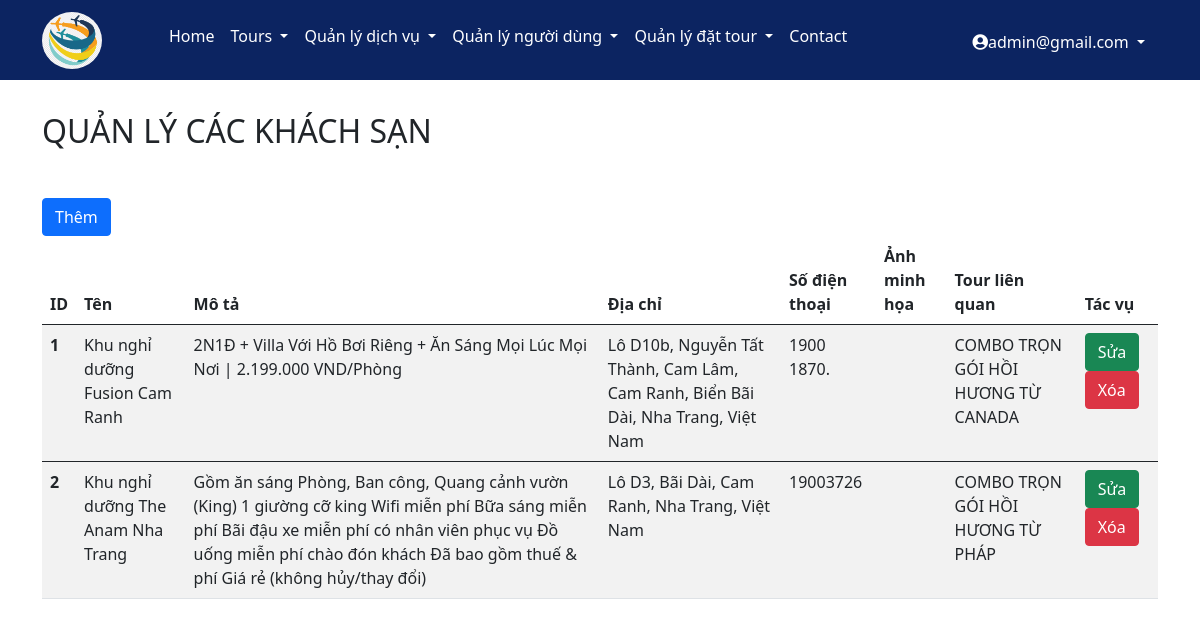
/admin/hotels.php (signed in), run on the app's committed database.
### tables this page shows
CREATE TABLE `hotels` (
  `hotelID` int(11) NOT NULL,
  `hotelName` varchar(100) DEFAULT NULL,
  `hotelLocation` varchar(100) DEFAULT NULL,
  `hotelDes` varchar(1000) DEFAULT NULL,
  `hotelPhone` char(12) DEFAULT NULL,
  `TourID` int(11) DEFAULT NULL,
  `Hotelimg` varchar(255) NOT NULL
);

CREATE TABLE `tours` (
  `TourID` int(11) NOT NULL,
  `TourName` varchar(500) DEFAULT NULL,
  `TourLocation` varchar(200) DEFAULT NULL,
  `TourVehicle` varchar(100) DEFAULT NULL,
  `TourDes` varchar(1000) DEFAULT NULL,
  `TourSchedule` varchar(1000) DEFAULT NULL,
  `TourImg` varchar(200) DEFAULT NULL,
  `GroupID` int(11) DEFAULT NULL,
  `TourStatus` tinyint(1) NOT NULL
);

### admin/hotels.php (the view, shortened to what this page needs)
<?php
include('header.php');
include('../config/connect.php');
?>
<div class="container my-main">
    <h2 class="text-uppercase my-title-ad">Quản lý các khách sạn</h2>
    <a href="add_hotel.php"><button type="button" class="btn btn-primary">Thêm</button></a>
    <table class="table table-striped">
        <thead>
            <tr>
                <th scope="col">ID</th>
                <th scope="col">Tên</th>
                <th scope="col">Mô tả</th>
                <th scope="col">Địa chỉ</th>
                <th scope="col">Số điện thoại</th>
                <th scope="col">Ảnh minh họa</th>
                <th scope="col">Tour liên quan</th>
                <th scope="col">Tác vụ</th>
            </tr>
        </thead>
        <?php
            $sql="select * from hotels";
            $result=mysqli_query($conn, $sql);
            if(mysqli_num_rows($result)>0){
                while($row=mysqli_fetch_assoc($result)){
                    $hotelID = $row['hotelID'];
                    $hotelName = $row['hotelName'];
                    $hotelLocation = $row['hotelLocation'];
                    $hotelPhone = $row['hotelPhone'];
                    $hotelDes = $row['hotelDes'];
                    $tourID = $row['TourID'];
                    $sql1 = "select TourName from tours where TourID = $tourID";
                    $result1 = mysqli_query($conn, $sql1);
                    $tourName='';
                    if(mysqli_num_rows($result1)>0){
                        while($row=mysqli_fetch_assoc($result1)){
                            $tourName = $row['TourName'];
                        }}
                    else echo $sql1;
        ?>
        <tbody>
            <tr>
                <th scope="row"><?php echo $hotelID ?></th>
                <td><?php echo $hotelName ?></td>
                <td><?php echo $hotelDes ?></td>
                <td><?php echo $hotelLocation ?></td>
                <td><?php echo $hotelPhone ?></td>
                <td>
                </td>
                <td><?php echo $tourName ?></td>
                <td>
                    <a href="edit_hotel.php?id=<?php echo $hotelID; ?>"><button type="button"
                            class="btn btn-success">Sửa</button></a>
                    <a href="delete_hotel.php?id=<?php echo $hotelID; ?>"
                        onclick="return confirm('Bạn chắc chắn muốn xóa?')"><button type="button"
                            class="btn btn-danger">Xóa</button></a>
                </td>
            </tr>
        </tbody>
        <?php }} ?>
    </table>
</div>
<?php
include('footer.php');
?>

### css/style.css (style rules this page uses)
:root { --my-color: #0c2461; }

### css/admin.css (style rules this page uses)
* { padding: 0; margin: 0; text-decoration: none; box-sizing: border-box; }
.my-main { margin-top: 32px; margin-bottom: 32px; }
.my-title-ad { margin-bottom: 48px; }

### data on the page
hotels: hotelID "1", hotelName "Khu nghỉ dưỡng Fusion Cam Ranh", hotelDes "2N1Đ + Villa Với Hồ Bơi Riêng + Ăn Sáng Mọi Lúc Mọi Nơi | 2.199.000 VND/Phòng", hotelLocation "Lô D10b, Nguyễn Tất Thành, Cam Lâm, Cam Ranh, Biển Bãi Dài, Nha Trang, Việt Nam", hotelPhone "1900 1870.", TourID.TourName "COMBO TRỌN GÓI HỒI HƯƠNG TỪ CANADA"
hotels: hotelID "2", hotelName "Khu nghỉ dưỡng The Anam Nha Trang", hotelDes "Gồm ăn sáng Phòng, Ban công, Quang cảnh vườn (King) 1 giường cỡ king Wifi miễn phí Bữa sáng miễn phí Bãi đậu xe miễn phí có nhân viên phục vụ Đồ uống miễn phí chào đón khách Đã bao gồm thuế & phí Giá rẻ (không hủy/thay đổi)", hotelLocation "Lô D3, Bãi Dài, Cam Ranh, Nha Trang, Việt Nam", hotelPhone "19003726", TourID.TourName "COMBO TRỌN GÓI HỒI HƯƠNG TỪ PHÁP"

### other printed values
$_SESSION['success'] "admin@gmail.com"
